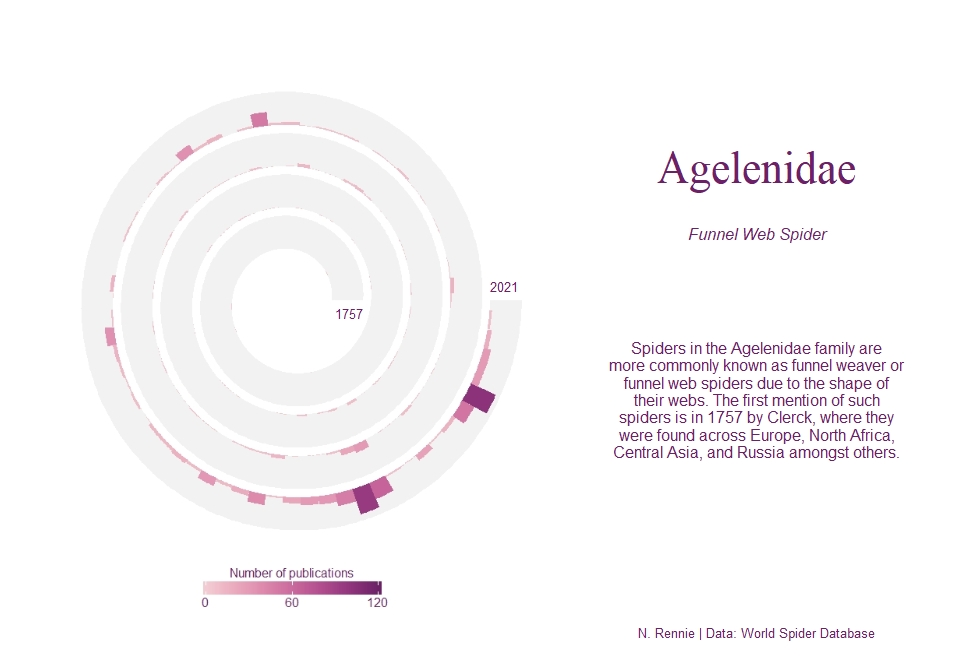

This figure's R source:
library(tidyverse)
library(spiralize)
library(ComplexHeatmap) #devtools::install_github("jokergoo/ComplexHeatmap")
library(cowplot)
library(magick)

tuesdata <- tidytuesdayR::tt_load('2021-12-07')
spiders <- tuesdata$spiders

unique(spiders$family)

#check most common family
spiders %>%
  group_by(family) %>% 
  summarise(n=n()) %>%
  arrange(desc(n))

#prep data
plot_data <- spiders %>% 
  filter(family == "Agelenidae") %>%
  select(year) %>% 
  group_by(year) %>%
  summarise(n=n()) 
plot_data

#colour function
col_fun = circlize::colorRamp2(seq(0,120,by=20), rcartocolor::carto_pal(n=7, name="Magenta"))

#spiral plot
spiral_initialize(xlim=c(1750, 2022), polar_lines_gp = gpar(col = "white", lty = 3))
spiral_track(ylim=c(0, 120), background_gp = gpar(col = NA, fill = "grey95"))
spiral_bars(plot_data$year, plot_data$n, gp = gpar(fill = col_fun(plot_data$n), col = NA))

#add legend
lgd = Legend(title = "Number of publications", 
             at = c(0, 60, 120),
             col_fun = col_fun, 
             direction = "horizontal", 
             title_gp = gpar(fontsize = 12, fontfamily="sans", col = "#6c2167"),
             labels_gp = gpar(fontsize = 12, fontfamily="sans", col = "#6c2167"),
             legend_width = unit(60, "mm"),
             title_position = "topcenter")
draw(lgd, x = unit(0.5, "npc") , y=unit(-0.1, "npc"), 
     just = "center") 

#paragraph
s <- "Spiders in the Agelenidae family are more commonly known as funnel weaver or funnel web spiders due to the shape of their webs.\n\nThe first mention of such spiders is in 1757 by Clerck, where they were found across Europe, North Africa, Central Asia, and Russia amongst others."

#add labels 
img <- image_read("spiral.jpeg")
q <- ggdraw() + 
  draw_image(img, -0.2, 0.05, scale=1) +
  #title
  draw_label(x=0.78, y=0.75, hjust=0.5, 
             "Agelenidae", 
             color = "#6c2167", size = 34, fontfamily="serif") +
  #subtitle
  draw_label(x=0.78, y=0.65, hjust=0.5, 
             "Funnel Web Spider", 
             color = "#6c2167", size = 12, fontfamily="sans", fontface = "italic") +
  #paragraph
  draw_label(x=0.78, y=0.4, hjust=0.5, 
             str_wrap(s, width = 40), 
             color = "#6c2167", size = 12, fontfamily="sans") +
  #caption
  draw_label(x=0.78, y=0.05, hjust=0.5, 
             "N. Rennie | Data: World Spider Database", 
             color = "#6c2167", size = 10, fontfamily="sans") +
  #year labels
  draw_label(x=0.52, y=0.57, hjust=0.5, 
             "2021", 
             color = "#6c2167", size = 10, fontfamily="sans") +
  draw_label(x=0.36, y=0.53, hjust=0.5, 
             "1757", 
             color = "#6c2167", size = 10, fontfamily="sans")
q
